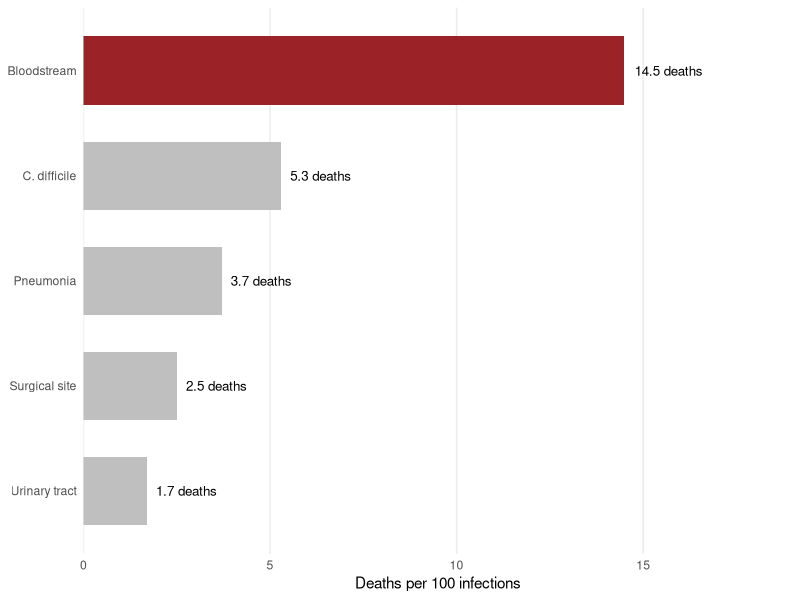

The R script that drew this image:
## ---- chunk 1
#| echo: false
#| message: false
library(ggplot2)
## ---- chunk 2
#| echo: false
#| label: tbl-compare
#| tbl-cap: "Germany ends up with more infections, more deaths and more lost health per head of population than the European average, despite treating each patient more safely. Figures are estimates for 2011, rounded. Source: Zacher et al. (2019)."
comparison <- data.frame(
  measure = c("Infections caught in hospital",
              "Deaths caused by those infections",
              "Years of healthy life lost"),
  germany = c("592", "20", "308"),
  europe  = c("468", "15", "290"),
  diff    = c("27% more", "29% more", "6% more")
)

knitr::kable(comparison,
             col.names = c("Per 100,000 people, each year", "Germany",
                           "European average", "Germany's excess"),
             align = "lccc")
## ---- chunk 3
#| echo: false
#| label: fig-risk
#| fig-cap: "Bloodstream infections are the rarest of the five but kill roughly one patient in seven, while urinary tract infections are the most common and the least deadly. Calculated from estimated German cases and deaths in 2011. Source: Zacher et al. (2019)."
#| fig-width: 7
#| fig-height: 3
#| fig-alt: "Bar chart of deaths per 100 infections for five hospital infections. Bloodstream infections are highest at 14.5, followed by C. difficile at 5.3, pneumonia at 3.7, surgical site at 2.5 and urinary tract at 1.7."
risk <- data.frame(
  infection = c("Bloodstream", "C. difficile", "Pneumonia",
                "Surgical site", "Urinary tract"),
  deaths_per_100 = c(14.5, 5.3, 3.7, 2.5, 1.7)
)

# deadliest at the top
risk$infection <- factor(risk$infection, levels = rev(risk$infection))
risk$focus <- risk$infection == "Bloodstream"

ggplot(risk, aes(x = deaths_per_100, y = infection, fill = focus)) +
  geom_col(width = 0.65) +
  geom_text(aes(label = paste0(deaths_per_100, " deaths")), hjust = -0.15, size = 3.4) +
  scale_fill_manual(values = c("TRUE" = "#9B2226", "FALSE" = "grey75"), guide = "none") +
  scale_x_continuous(limits = c(0, 19), expand = c(0, 0)) +
  labs(x = "Deaths per 100 infections", y = NULL) +
  theme_minimal(base_size = 11) +
  theme(panel.grid.major.y = element_blank(),
        panel.grid.minor = element_blank())
